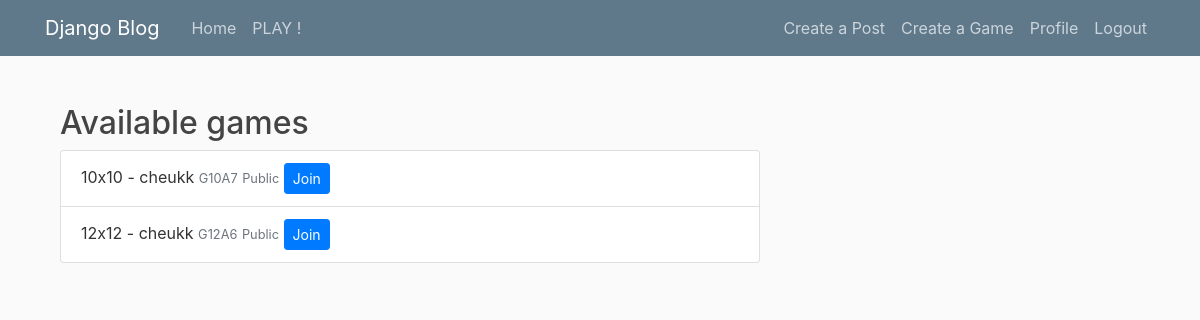
Page /list/ (signed in) on the earlier database version.
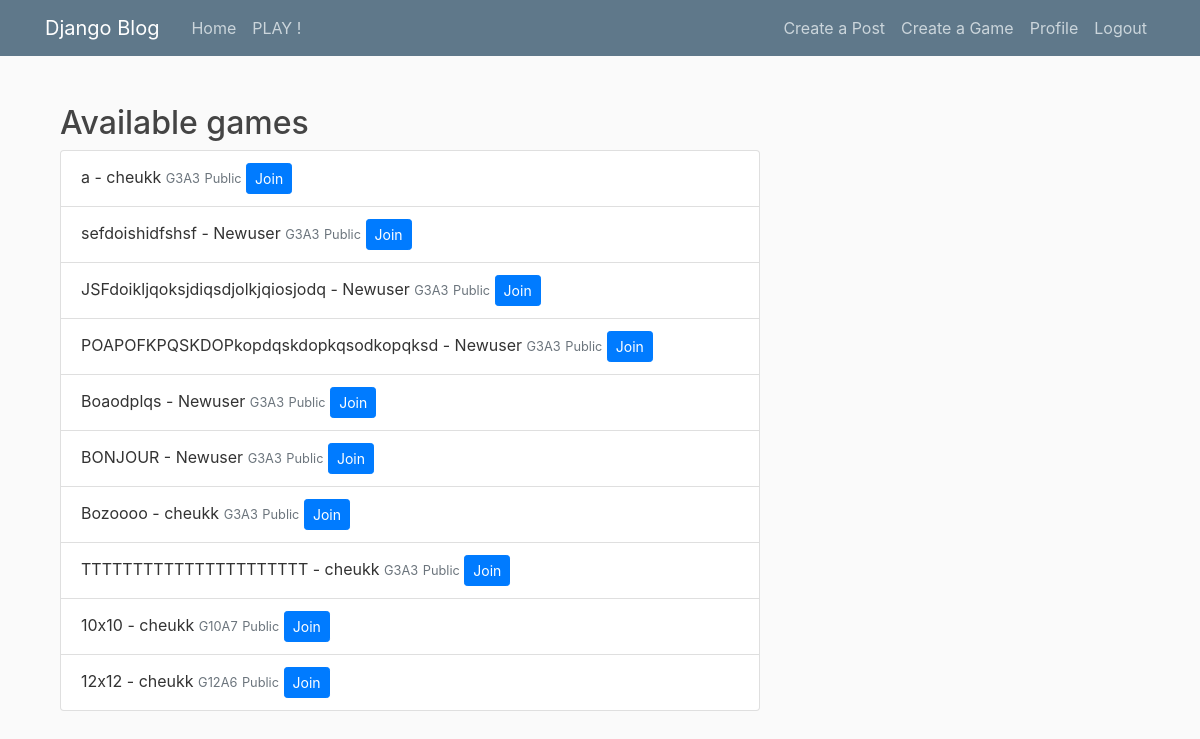
Same page on the later database version.
### blog/models.py (models this page shows, shortened)
class Game(models.Model):
    title = models.CharField(max_length=100)
    date_posted = models.DateTimeField(default=timezone.now)
    game_author = models.ForeignKey(User, on_delete=models.CASCADE, related_name='game_player1')
    game_player2 = models.ForeignKey(User, on_delete=models.SET_NULL, null=True, blank=True, related_name='game_player2')
    finished = models.BooleanField(default=False)
    room_code = models.CharField(max_length=100, null=True, blank=True)
    grid_size = models.PositiveIntegerField(default=3)
    win_size = models.PositiveIntegerField(default=3)
    private = models.BooleanField(default=False)
    winner = models.ForeignKey(User, on_delete=models.SET_NULL, null=True, blank=True, related_name='games_won')

### blog/views.py (the view)
# urls.py: path('list/', GameListView.as_view(), name='game-list'),
class GameListView(LoginRequiredMixin, ListView):
    model = Game
    template_name = 'blog/game_list.html'
    context_object_name = 'games'
    ordering = ['-date_posted']
    def get_queryset(self):
        return Game.objects.filter(finished=False).order_by('-date_posted')

### blog/templates/blog/game_list.html
{% extends "blog/base.html" %}
{% block content %}
    <div class="container mt-4">
        {% if games %}
            <h2>Available games</h2>
            <ul class="list-group">
                {% for game in games %}
                    <li class="list-group-item">
                        {{ game.title }} - {{ game.game_author.username }}
                        <small class="text-muted">G{{ game.grid_size }}A{{ game.win_size }}</small>
                        {% if game.private %}
                            <small class="text-muted">Private</small>
                        {% else %}
                            <small class="text-muted">Public</small>
                        {% endif %}
                        {% if request.user == game.game_author or request.user == game.game_player2 %}
                            <a href="{% url 'join-game' game_id=game.id %}" class="btn btn-primary btn-sm">Join</a>
                        {% elif game.game_player2 %}
                            <span class="text-muted">GAME ALREADY FULL</span>
                        {% else %}
                            <a href="{% url 'join-game' game_id=game.id %}" class="btn btn-primary btn-sm">Join</a>
                        {% endif %}
                    </li>
                {% endfor %}
            </ul>
        {% else %}
            <h2>NO PARTIES AVAILABLE</h2>
        {% endif %}
    </div>
{% endblock %}

### blog/templates/blog/base.html (shortened to what this page needs)
{% load static %}
<!DOCTYPE html>
<html lang="en">
<head>
    <link rel="stylesheet" href="https://cdn.jsdelivr.net/npm/bootstrap@4.0.0/dist/css/bootstrap.min.css"
>
    <link rel="stylesheet" type="text/css" href="{% static 'blog/main.css' %}">
</head>
<body>
<header class="site-header">
    <nav class="navbar navbar-expand-md navbar-dark bg-steel fixed-top">
        <div class="container">
            <a class="navbar-brand mr-4" href="{% url 'blog-home' %}">Django Blog</a>
            <div class="collapse navbar-collapse" id="navbarToggle">
                <div class="navbar-nav mr-auto">
                    <a class="nav-item nav-link" href="{% url 'blog-home' %}">Home</a>
                    <a class="nav-item nav-link" href="{% url 'game-list' %}">PLAY !</a>
                </div>
                <div class="navbar-nav">
                    {% if user.is_authenticated %}
                        <a class="nav-item nav-link" href="{% url 'post-create' %}">Create a Post</a>
                        <a class="nav-item nav-link" href="{% url 'game-create' %}">Create a Game</a>
                        <a class="nav-item nav-link" href="{% url 'profile' %}">Profile</a>
                        <a class="nav-item nav-link" href="{% url 'logout' %}">Logout</a>
                    {% else %}
                        <a class="nav-item nav-link" href="{% url 'login' %}">Login</a>
                        <a class="nav-item nav-link" href="{% url 'register' %}">Register</a>
                    {% endif %}
                </div>
            </div>
        </div>
    </nav>
</header>
<main role="main" class="container">
    <div class="row">
        <div class="col-md-8">
            {% block content %}{% endblock %}
        </div>
    </div>
</main>
</body>
</html>

### blog/static/blog/main.css (style rules this page uses)
body { background: #fafafa; color: #333333; margin-top: 5rem; }
h1, h2, h3, h4, h5, h6 { color: #444444; }
ul { margin: 0; }
.bg-steel { background-color: #5f788a; }
.site-header .navbar-nav .nav-link { color: #cbd5db; }

Differences in the rows shown:
added Game: title "a", game_author.username "cheukk", grid_size "3", win_size "3", private "Public", shows "Join"
added Game: title "sefdoishidfshsf", game_author.username "Newuser", grid_size "3", win_size "3", private "Public", shows "Join"
added Game: title "JSFdoikljqoksjdiqsdjolkjqiosjodq", game_author.username "Newuser", grid_size "3", win_size "3", private "Public", shows "Join"
added Game: title "POAPOFKPQSKDOPkopdqskdopkqsodkopqksd", game_author.username "Newuser", grid_size "3", win_size "3", private "Public", shows "Join"
added Game: title "Boaodplqs", game_author.username "Newuser", grid_size "3", win_size "3", private "Public", shows "Join"
added Game: title "BONJOUR", game_author.username "Newuser", grid_size "3", win_size "3", private "Public", shows "Join"
added Game: title "Bozoooo", game_author.username "cheukk", grid_size "3", win_size "3", private "Public", shows "Join"
added Game: title "TTTTTTTTTTTTTTTTTTTTTT", game_author.username "cheukk", grid_size "3", win_size "3", private "Public", shows "Join"
